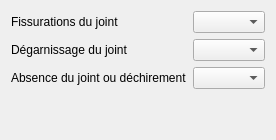
                 <widget class="QWidget" name="tab_4">
                  <attribute name="title">
                   <string>Joint rail/eqp</string>
                  </attribute>
                  <layout class="QGridLayout" name="gridLayout_12">
                   <item row="2" column="1">
                    <widget class="QComboBox" name="comboBox_eqp_absencejoint"/>
                   </item>
                   <item row="0" column="0">
                    <widget class="QLabel" name="label_32">
                     <property name="text">
                      <string>Fissurations du joint</string>
                     </property>
                    </widget>
                   </item>
                   <item row="2" column="0">
                    <widget class="QLabel" name="label_34">
                     <property name="text">
                      <string>Absence du joint ou déchirement</string>
                     </property>
                    </widget>
                   </item>
                   <item row="0" column="1">
                    <widget class="QComboBox" name="comboBox_eqp_fissurationjoint"/>
                   </item>
                   <item row="1" column="1">
                    <widget class="QComboBox" name="comboBox_eqp_degarnissage"/>
                   </item>
                   <item row="1" column="0">
                    <widget class="QLabel" name="label_33">
                     <property name="text">
                      <string>Dégarnissage du joint</string>
                     </property>
                    </widget>
                   </item>
                   <item row="3" column="1">
                    <spacer name="verticalSpacer_6">
                     <property name="orientation">
                      <enum>Qt::Vertical</enum>
                     </property>
                     <property name="sizeHint" stdset="0">
                      <size>
                       <width>20</width>
                       <height>40</height>
                      </size>
                     </property>
                    </spacer>
                   </item>
                  </layout>
                 </widget>
